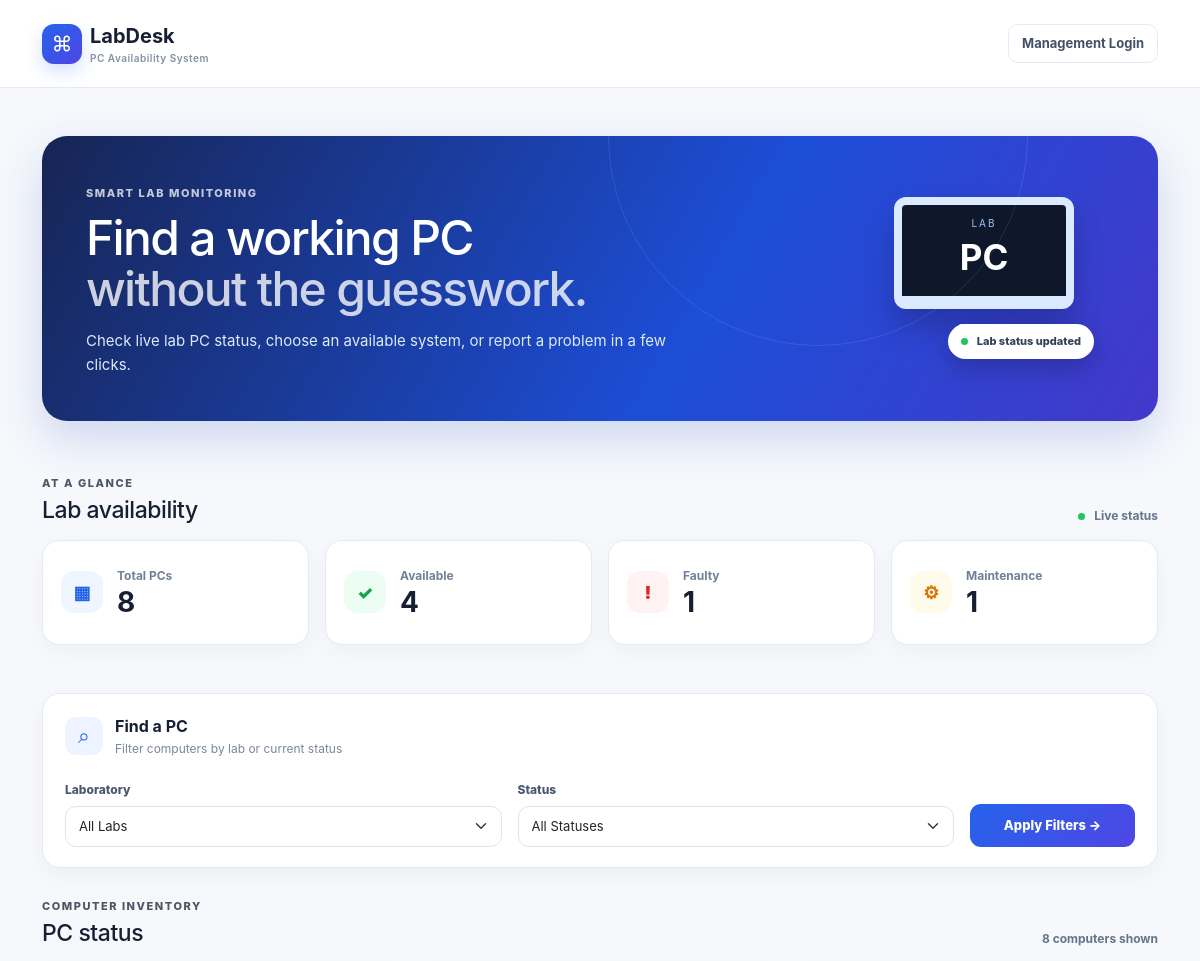
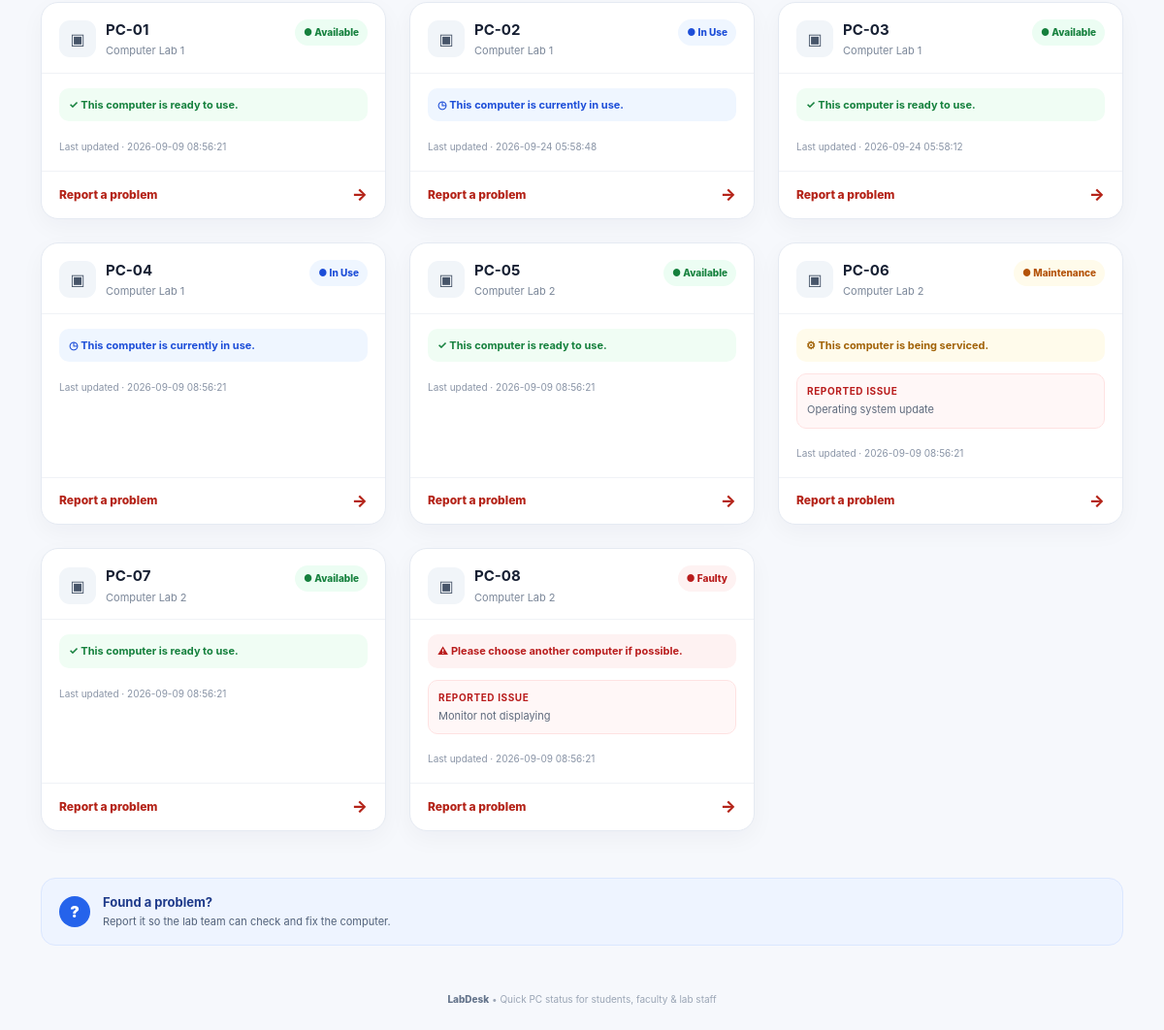
The page / on the database its author committed (2 pictures, top to bottom).
### tables this page shows
CREATE TABLE pcs (
            id INTEGER PRIMARY KEY AUTOINCREMENT,
            pc_number TEXT NOT NULL,
            lab_name TEXT NOT NULL,
            status TEXT NOT NULL DEFAULT 'Available',
            problem_description TEXT DEFAULT '',
            last_updated TIMESTAMP DEFAULT CURRENT_TIMESTAMP
        );

### app.py (the view)
@app.route("/")
def index():
    lab_filter = request.args.get("lab", "")
    status_filter = request.args.get("status", "")
    connection = get_db_connection()
    query = "SELECT * FROM pcs WHERE 1=1"
    parameters = []
    if lab_filter:
        query += " AND lab_name = ?"
        parameters.append(lab_filter)
    if status_filter:
        query += " AND status = ?"
        parameters.append(status_filter)
    query += " ORDER BY lab_name, pc_number"
    pcs = connection.execute(query, parameters).fetchall()
    labs = connection.execute(
        "SELECT DISTINCT lab_name FROM pcs ORDER BY lab_name"
    ).fetchall()
    summary = connection.execute("""
        SELECT
            COUNT(*) AS total,
            SUM(CASE WHEN status = 'Available' THEN 1 ELSE 0 END) AS available,
            SUM(CASE WHEN status = 'Faulty' THEN 1 ELSE 0 END) AS faulty,
            SUM(CASE WHEN status = 'In Use' THEN 1 ELSE 0 END) AS in_use,
            SUM(CASE WHEN status = 'Under Maintenance' THEN 1 ELSE 0 END)
                AS maintenance
        FROM pcs
    """).fetchone()
    connection.close()
    return render_template(
        "index.html",
        pcs=pcs,
        labs=labs,
        summary=summary,
        selected_lab=lab_filter,
        selected_status=status_filter
    )

### app.py (called while the page is built)
def get_db_connection():
    connection = sqlite3.connect(DATABASE)
    connection.row_factory = sqlite3.Row
    return connection

### templates/index.html (shortened to what this page needs)
{% extends "base.html" %}
{% block content %}
<section class="hero-panel mb-4 mb-lg-5">
    <div>
        <span class="eyebrow">SMART LAB MONITORING</span>
        <h1>Find a working PC<br><span>without the guesswork.</span></h1>
        <p>Check live lab PC status, choose an available system, or report a problem in a few clicks.</p>
    </div>
    <div class="hero-visual" aria-hidden="true">
        <div class="monitor"><div class="screen"><span>LAB</span><b>PC</b></div><div class="stand"></div></div>
        <div class="status-pill"><i></i> Lab status updated</div>
    </div>
</section>
<div class="section-heading">
    <div><span class="eyebrow">AT A GLANCE</span><h2>Lab availability</h2></div>
    <span class="live-dot"><i></i> Live status</span>
</div>
<div class="row g-3 mb-4 mb-lg-5">
    <div class="col-6 col-lg-3"><div class="stat-card total"><div class="stat-icon">▦</div><div><span>Total PCs</span><strong>{{ summary["total"] or 0 }}</strong></div></div></div>
    <div class="col-6 col-lg-3"><div class="stat-card available"><div class="stat-icon">✓</div><div><span>Available</span><strong>{{ summary["available"] or 0 }}</strong></div></div></div>
    <div class="col-6 col-lg-3"><div class="stat-card faulty"><div class="stat-icon">!</div><div><span>Faulty</span><strong>{{ summary["faulty"] or 0 }}</strong></div></div></div>
    <div class="col-6 col-lg-3"><div class="stat-card maintenance"><div class="stat-icon">⚙</div><div><span>Maintenance</span><strong>{{ summary["maintenance"] or 0 }}</strong></div></div></div>
</div>
<div class="filter-card mb-4">
    <div class="filter-title"><div class="filter-icon">⌕</div><div><strong>Find a PC</strong><span>Filter computers by lab or current status</span></div></div>
    <form method="GET" class="row g-3 align-items-end">
        <div class="col-md-5">
            <label for="lab">Laboratory</label>
            <select name="lab" id="lab" class="form-select">
                <option value="">All Labs</option>
            </select>
        </div>
        <div class="col-md-5">
            <label for="status">Status</label>
            <select name="status" id="status" class="form-select">
                <option value="">All Statuses</option>
            </select>
        </div>
        <div class="col-md-2 d-grid"><button type="submit" class="btn btn-search">Apply Filters →</button></div>
    </form>
</div>
<div class="section-heading pc-heading">
    <div><span class="eyebrow">COMPUTER INVENTORY</span><h2>PC status</h2></div>
    <span class="result-count">{{ pcs|length }} computer{% if pcs|length != 1 %}s{% endif %} shown</span>
</div>
<div class="row g-3 g-lg-4">
{% for pc in pcs %}
    <div class="col-md-6 col-xl-4">
        <article class="pc-card {% if pc['status'] == 'Available' %}is-available{% elif pc['status'] == 'Faulty' %}is-faulty{% elif pc['status'] == 'Under Maintenance' %}is-maintenance{% endif %}">
            <div class="pc-top"><div class="pc-number"><span class="pc-icon">▣</span><div><strong>{{ pc['pc_number'] }}</strong><small>{{ pc['lab_name'] }}</small></div></div>
                {% if pc['status'] == 'Available' %}<span class="status-badge available">● Available</span>
                {% elif pc['status'] == 'Faulty' %}<span class="status-badge faulty">● Faulty</span>
                {% elif pc['status'] == 'In Use' %}<span class="status-badge inuse">● In Use</span>
                {% elif pc['status'] == 'Under Maintenance' %}<span class="status-badge maintenance">● Maintenance</span>
                {% else %}<span class="status-badge">● {{ pc['status'] }}</span>{% endif %}
            </div>
            <div class="pc-body">
                {% if pc['status'] == 'Available' %}<div class="friendly-message success">✓ This computer is ready to use.</div>
                {% elif pc['status'] == 'In Use' %}<div class="friendly-message info">◷ This computer is currently in use.</div>
                {% elif pc['status'] == 'Faulty' %}<div class="friendly-message error">⚠ Please choose another computer if possible.</div>
                {% elif pc['status'] == 'Under Maintenance' %}<div class="friendly-message warning">⚙ This computer is being serviced.</div>
                {% endif %}
                {% if pc['problem_description'] %}<div class="problem-box"><strong>Reported issue</strong><span>{{ pc['problem_description'] }}</span></div>{% endif %}
                <small class="updated">Last updated · {{ pc['last_updated'] }}</small>
            </div>
            <div class="pc-footer"><a href="{{ url_for('report_fault', pc_id=pc['id']) }}" class="report-link">Report a problem <span>→</span></a></div>
        </article>
    </div>
{% else %}
    <div class="col-12"><div class="empty-state"><div>⌕</div><h3>No computers found</h3><p>Try changing the lab or status filter.</p></div></div>
{% endfor %}
</div>
<div class="help-banner mt-4 mt-lg-5"><div class="help-icon">?</div><div><strong>Found a problem?</strong><span>Report it so the lab team can check and fix the computer.</span></div></div>
{% endblock %}

### templates/base.html (shortened to what this page needs)
<!DOCTYPE html>
<html lang="en">
<head>
    <link href="https://cdn.jsdelivr.net/npm/bootstrap@5.3.3/dist/css/bootstrap.min.css" rel="stylesheet">
    <link rel="stylesheet" href="{{ url_for('static', filename='style.css') }}">
</head>
<body>
    <nav class="navbar app-navbar">
        <div class="container py-2">
            <a class="navbar-brand d-flex align-items-center gap-2" href="{{ url_for('index') }}">
                <span class="brand-icon">⌘</span>
                <span><strong>LabDesk</strong><small>PC Availability System</small></span>
            </a>
            <div class="d-flex align-items-center gap-2">
                {% if session.get("role") == "management" %}
                    <a class="nav-action" href="{{ url_for('admin_dashboard') }}">Management Dashboard</a>
                    <a class="nav-action danger" href="{{ url_for('logout') }}">Logout</a>
                {% else %}
                    <a class="nav-action" href="{{ url_for('login') }}">Management Login</a>
                {% endif %}
            </div>
        </div>
    </nav>
    <main class="container py-4 py-lg-5">
        {% block content %}{% endblock %}
    </main>
    <footer class="container pb-4 text-center footer-note">
        <span>LabDesk</span> • Quick PC status for students, faculty & lab staff
    </footer>
</body>
</html>

### rows shown on the page
pcs: pc_number "PC-01", lab_name "Computer Lab 1", status "● Available", last_updated "2026-09-09 08:56:21"
pcs: pc_number "PC-02", lab_name "Computer Lab 1", status "● In Use", last_updated "2026-09-24 05:58:48"
pcs: pc_number "PC-03", lab_name "Computer Lab 1", status "● Available", last_updated "2026-09-24 05:58:12"
pcs: pc_number "PC-04", lab_name "Computer Lab 1", status "● In Use", last_updated "2026-09-09 08:56:21"
pcs: pc_number "PC-05", lab_name "Computer Lab 2", status "● Available", last_updated "2026-09-09 08:56:21"
pcs: pc_number "PC-06", lab_name "Computer Lab 2", shows "● Maintenance", shows "⚙ This computer is being serviced.", problem_description "Operating system update", last_updated "2026-09-09 08:56:21"
pcs: pc_number "PC-07", lab_name "Computer Lab 2", status "● Available", last_updated "2026-09-09 08:56:21"
pcs: pc_number "PC-08", lab_name "Computer Lab 2", status "● Faulty", shows "⚠ Please choose another computer if possible.", problem_description "Monitor not displaying", last_updated "2026-09-09 08:56:21"

### other values the page prints
{{ summary["total"] or 0 }} "8"
{{ summary["available"] or 0 }} "4"
{{ summary["faulty"] or 0 }} "1"
{{ summary["maintenance"] or 0 }} "1"
{{ pcs|length }} "8"
